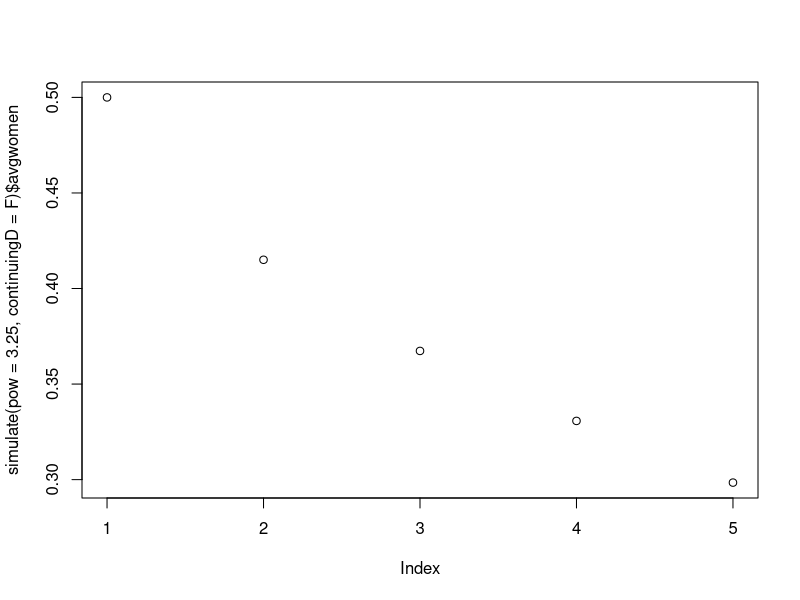
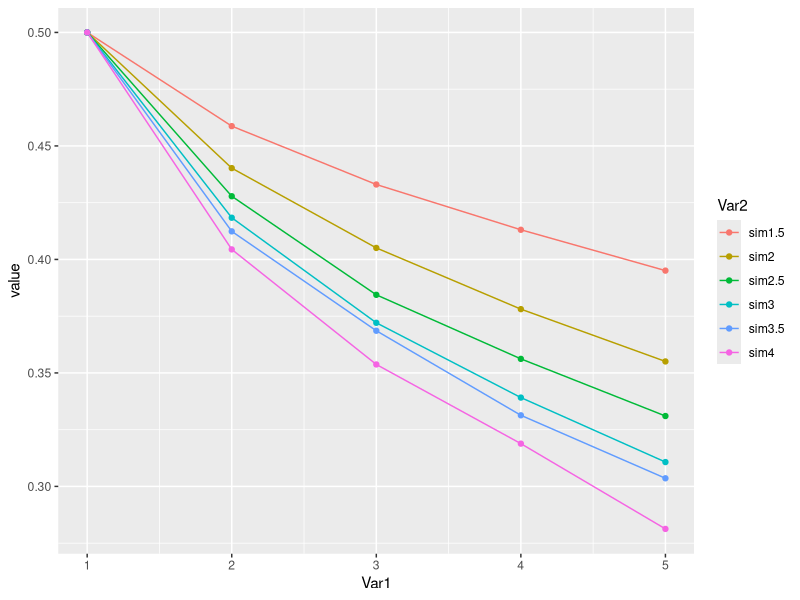

The R source for these figures, in order: (Note: this script raises an error after producing the figures.)
# Name: Clay Gibson
# Class: PSYC 505
# Description: Simulating impact of small effect size on hierarchical 
#              structure (such as hiring funnel)

require(reshape2)
require(ggplot2)

# Simulate takes in a variety of parameters: 
#   1. x: the starting number of total applicants; default = 10000
#	  2. pow: the power by which people are cut down at each step (for example
#		  if pow = 2 and there are 1024 people at step 1, there will be 512 
#		  at step 2, 256 at step 3, etc.
#	  3. continuingD: do women face discrimination at EACH step (T) or only 
#		  at the first step (F)
# 	4. FstartM: mean of female talent distribution; default = 70
# 	5. FstartF: SD of female talent distribution; default = 10
# 	6. MstartM: mean of male talent distribution; default = 70
#	  7. MstartF: SD of male talent distribution; default = 10
#	  8. startingMper: proportion of starting applicants that are male; default= .5

simulate <- function(x=10000, pow=3, vardif=.03, continuingD=F,
                     FstartM = 70, FstartSD = 10, MstartM = 70,
                     MstartSD = 10, startingMper = .5) {
  level <- c(0:4)
  x <- x
  pow <- pow
  positions <- c(x, x*pow^-1, x*pow^-2,x*pow^-3,x*pow^-4)
  positions <- round(positions)
  avgwomen <- rep(0,5)
  avgmeans <- rep(0,5)
  df <- as.data.frame(cbind(level, positions, avgwomen, avgmeans))
  
  # Set up storage for iterations
  nit <- 100
  womens <- matrix(rep(0, 5*nit), nrow = 5)
  means <-  matrix(rep(0, 5*nit), nrow = 5)
  
  # What percentage of applicants are male/female
  starting_male_percentage <- startingMper
  starting_female_percentage <- 1-starting_male_percentage
  
  # What is the effect size? 
  variance_dif <- vardif
  
  # Simulate. 
    for (i in 1:nit) {
      # All men and women come from normal dist
      women <- rnorm(positions[1]*starting_female_percentage, mean = FstartM, sd = FstartSD)
      men <- rnorm(positions[1]*starting_male_percentage, mean = MstartM, sd = MstartSD)
      advantage <- variance_dif*var(men)
      men <- men+advantage
      means[1,i] <- mean(rbind(men,women))
      womens[1,i] <- starting_female_percentage
      
      round1 <- as.data.frame(cbind(men,women))
      round1 <- melt(as.matrix(round1))
      round1 <- round1[order(-round1$value),]
      round2 <- round1[0:positions[2],]
      temp <- table(round2$Var2)/positions[2]
      womens[2,i] <- temp[2]
      means[2,i] <- mean(round2$value)
      
      if (continuingD == F) advantage = 0
      men <- round2[round2$Var2 == "men",]
      women <- round2[round2$Var2 == "women",]
      men[,3] <- men[,3]+advantage
      round2 <- rbind(men,women)
      round2$value <- jitter(round2$value,10)
      round2 <- round2[order(-round2$value),]
      round3 <- round2[0:positions[3],]
      temp <- table(round3$Var2)/positions[3]
      womens[3,i] <- temp[2]
      means[3,i] <- mean(round3$value)
      
      men <- round3[round3$Var2 == "men",]
      women <- round3[round3$Var2 == "women",]
      men[,3] <- men[,3]+advantage
      round3<- rbind(men,women)
      round3$value <- jitter(round3$value,10)
      round3 <- round3[order(-round3$value),]
      round4 <- round3[0:positions[4],]
      temp <- table(round4$Var2)/positions[4]
      womens[4,i] <- temp[2]
      means[4,i] <- mean(round4$value)
      
      men <- round4[round4$Var2 == "men",]
      women <- round4[round4$Var2 == "women",]
      men[,3] <- men[,3]+advantage
      round4<- rbind(men,women)
      round4$value <- jitter(round4$value,10)
      round4 <- round4[order(-round4$value),]
      
      round5 <- round4[0:positions[5],]
      temp <- table(round5$Var2)/positions[5]
      womens[5,i] <- temp[2]
      means[5,i] <- mean(round5$value)
    }
  
  df$avgwomen <- rowMeans(womens)
  df$avgmeans <- rowMeans(means)
  df
  }

# How might Spotify's funnel be impacted by first-stage bias of
# small effect size? 
simulate(pow = 3.25, continuingD = F)
plot(simulate(pow = 3.25, continuingD = F)$avgwomen)

# How does the exponential element affect how quickly women
# are cut out? 
sim1.5 <- simulate(pow = 1.5, continuingD = F)$avgwomen
sim2 <- simulate(pow = 2, continuingD = F)$avgwomen
sim2.5 <- simulate(pow = 2.5, continuingD = F)$avgwomen
sim3 <- simulate(pow = 3, continuingD = F)$avgwomen
sim3.5 <- simulate(pow = 3.5, continuingD = F)$avgwomen
sim4 <- simulate(pow = 4, continuingD = F)$avgwomen
simulations <- as.data.frame(cbind(sim1.5,sim2,sim2.5,sim3,sim3.5,sim4))
simulations <- melt(as.matrix(simulations))
ggplot(simulations, aes(Var1, value))+geom_line(aes(color=Var2, group = Var2))+geom_point(aes(color=Var2))

scondf <- scondf$avgwomen
scondt <- scondt$avgwomen
sim <- as.data.frame(cbind(scondf,scondt))
sim <- melt(as.matrix(sim))
sim$value <- jitter(x = sim$value, factor = 200)
ggplot(sim, aes(Var1,value)) + geom_line(aes(color = Var2, group = Var2), size = 1.25) +
  geom_point(aes(color=Var2), size = 4)+
  labs(x = "Stage", y = "Proportion of Women") + 
  scale_colour_discrete(name  ="Condition",
                        breaks=c("scondf", "scondt"),
                        labels=c("One-time Discrimination", "Continuing Discrimination"))

df
